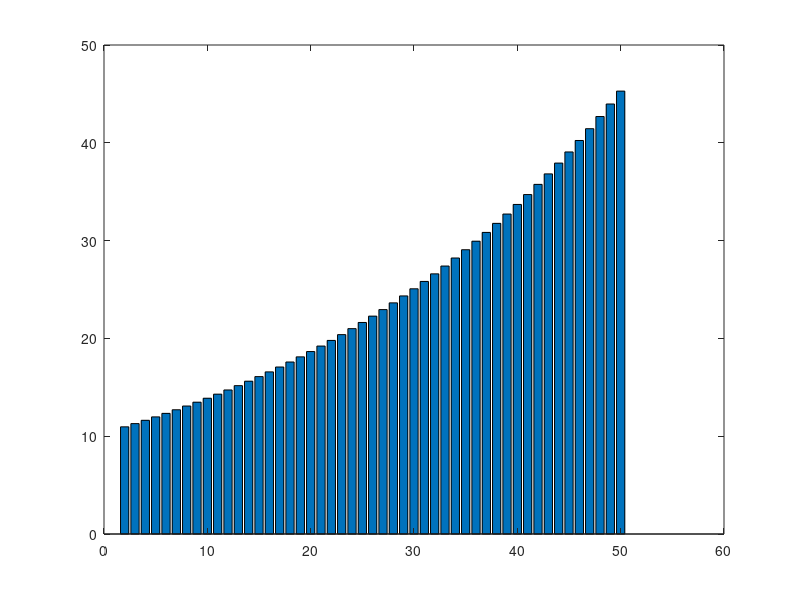

MATLAB code for this plot:
%% In this Code takes Number of seats, Speed, Frequency, Growth rate over 50 years
%The Output is The Total Train Needed (TrN).  

% Number of Train Needed for Operation
% To do: System capacity from year 1 to Year 50 with 5% growth in ridership
% every year. Train capacity train 350 and 500 seats. the Number of
% trains needed to operate 
%Charts 
% Number of trains needed under alternative capacity Assumptions 400 seats with population increase of 5% a year for 50 years. 

%% Variable to Change
q = 500; % Number of seats. We should simulate this with various seats numbers 300:50:500
s = 155; % Speed of travel in mph. As speed increase, the travel time decrease. But with 155 mph it is at 1.5 hours now. 
r = 0.03; %Growth rate or Population Growth 
c = 0.01;

L = 0.70; % Load Factor in percentage
d = 221; % Distance D.C to N.Y in mile
b = 0.25; % Boarding and Train Preparation Time in hours or 15 min
o = 18; % Train Operations from 6a.m to 12a.m = 18 hours
t = 2:1:50
popsize(1:50) = 20000 % Initial Conditions == From Java Simulation, read from csv files potentially 
for time = t % Defining the start and end of the loop
    popsize(t) = popsize(t-1) * (1+r); % To be repeated
end % Closing loop 
%
%ridership(1:50) = 200

%
qe = q*L % Effective Seat Occupation with load factor 
TT = (d/s) % Travel time between DC to NY in hours 
F = (popsize(t)/qe)/o % Frequency of services per hour. Total number of daily services per direction. 
T = (1./F)*60 % put a constraint >= 15 min. Period = Service Time in minutes This should be less dans 20 minutes for a realistic service time

tau = ((2*b)+(2*TT)) % Total Travel Time with return and boarding time
TrN = tau*(popsize(t)/(o*qe))
bar(t,TrN)




